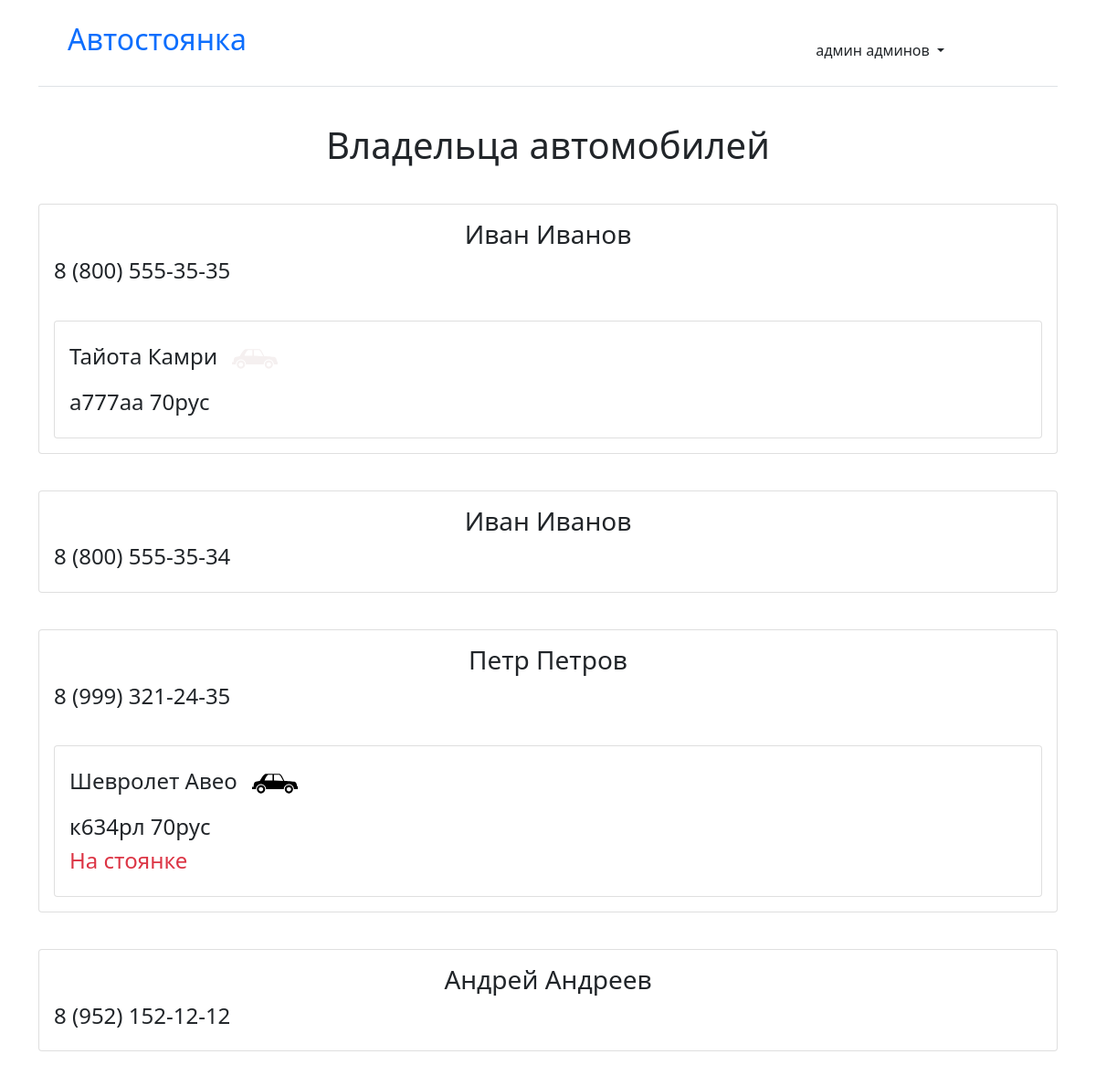
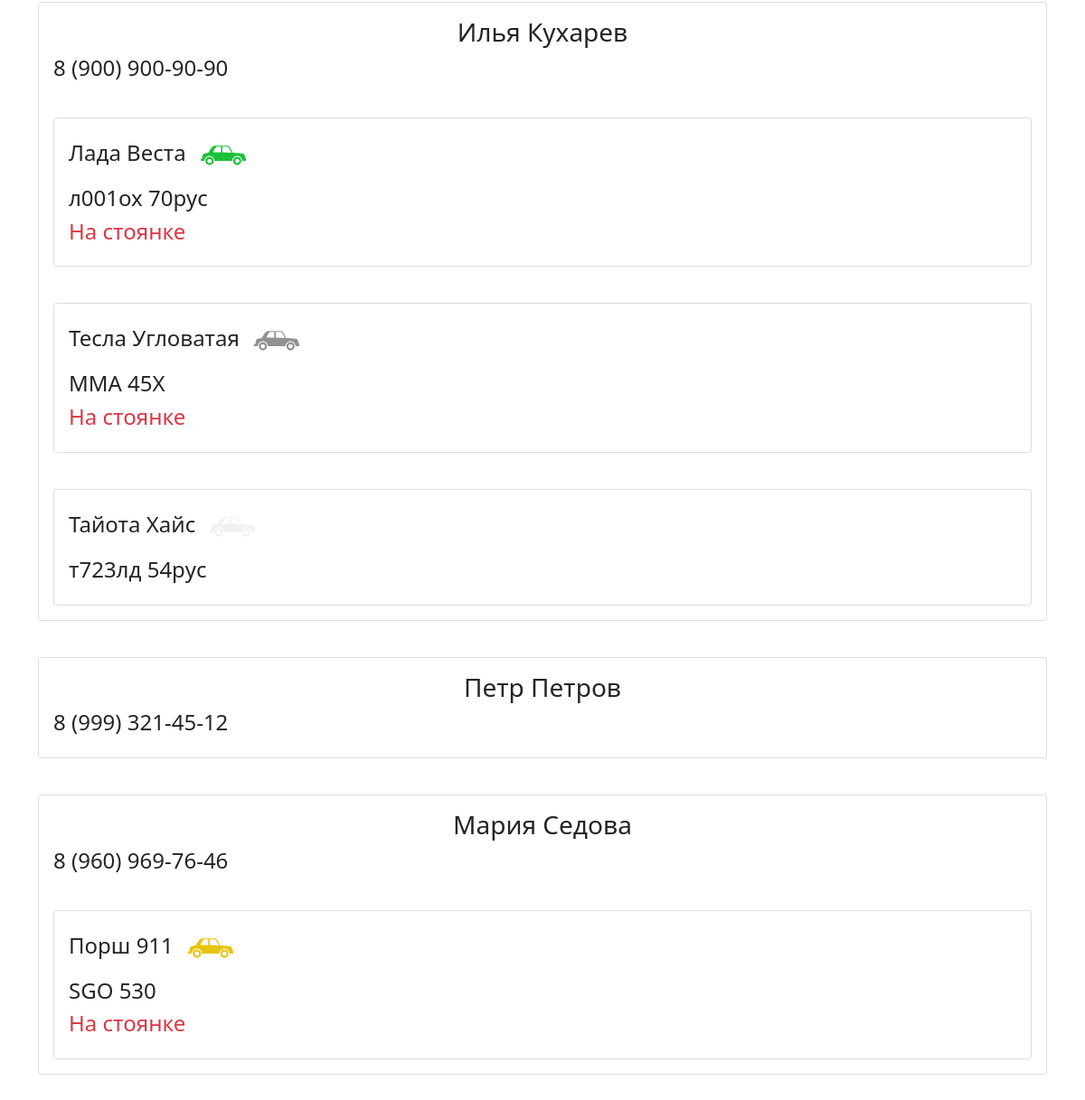
The page /allOwnersAndCars.php (signed in) on the database its author committed (2 pictures, top to bottom).
### tables this page shows
CREATE TABLE `users` (
  `id` int(11) NOT NULL,
  `name` varchar(255) NOT NULL,
  `lastname` varchar(255) NOT NULL,
  `email` varchar(255) NOT NULL,
  `password` varchar(255) NOT NULL,
  `is_admin` tinyint(1) NOT NULL
);

CREATE TABLE `owners` (
  `id` int(11) NOT NULL,
  `name` varchar(255) NOT NULL,
  `lastname` varchar(255) NOT NULL,
  `phone_number` varchar(255) NOT NULL
);

CREATE TABLE `cars` (
  `id` int(11) NOT NULL,
  `brand` varchar(255) NOT NULL,
  `model` varchar(255) NOT NULL,
  `color` varchar(255) NOT NULL,
  `number` varchar(255) NOT NULL,
  `owner` int(11) NOT NULL
);

### php/auth/loginCheck.php (called while the page is built, shortened)
<?php
function checkRole($mysqli): string
{
    if (!empty($_SESSION['email'])) {
        $email = strip_tags($_SESSION['email']);
        $row = mysqli_fetch_assoc(checkResult($mysqli,"SELECT * FROM users WHERE email LIKE '$email'"));
        if ($row['is_admin'] == 1) {
            return 'admin';
        }
    }
    return "guest";
}
function isAdmin($mysqli) {
    if (checkRole($mysqli) === 'admin') {
        return true;
    }
    return false;
}

### php/helpFunctions/dbFunction.php (called while the page is built, shortened)
<?php
function checkResult($database, $query)
{
    $res = mysqli_query($database, $query);
    return $res;
}

### php/auth/getUserInfo.php (called while the page is built, shortened)
<?php
require_once "../php/dbconnect.php";
require_once "../php/helpFunctions/dbFunction.php";
if (!empty($_SESSION['email'])) {
    $email = strip_tags($_SESSION['email']);
    $row = mysqli_fetch_assoc(checkResult($mysqli,  "SELECT * FROM users WHERE email LIKE '$email'"));
    $USER_name = $row['name'];
    $USER_lastname = $row['lastname'];
}

### connect.php (called while the page is built, shortened)
<?php
require_once "php/dbconnect.php";
require_once "php/auth/loginCheck.php";
require_once "php/auth/getUserInfo.php";
require_once "php/helpFunctions/dbFunction.php";
require_once "php/helpFunctions/numberOutput.php";

### php/helpFunctions/numberOutput.php (called while the page is built)
<?php
function numberOutput($field) {
    $field = str_split($field);
    $number = $field['0']." (".$field['1'].$field['2'].$field['3'].") ".$field['4'].$field['5'].
              $field['6']."-".$field['7'].$field['8']."-".$field['9'].$field['10'];
    return $number;
}

### php/staff/allOwnersOutput.php (the view, shortened to what this page needs)
<?php
require_once '../connect.php';
$resOwners = checkResult($mysqli, "SELECT * FROM owners");
while ($row = mysqli_fetch_assoc($resOwners)) {
    $phone_number = numberOutput($phone_number);
    echo "<div style='margin: 40px 0;' class='card'>
        <div class='card-body'>
        <h3 class='text-center'>$name $lastname</h3>
        <h4 class='card-title'>$phone_number</h4>";
    $resCar = checkResult($mysqli, "SELECT * FROM cars WHERE owner = '$id'");
    while ($rowCar = mysqli_fetch_assoc($resCar)) {
        $resOrder = checkResult($mysqli, "SELECT * FROM orders WHERE car = '$id'");
        $carSVG = "<svg version='1.1' id='Capa_1' xmlns='http://www.w3.org/2000/svg' xmlns:xlink='http://www.w3.org/1999/xlink' x='0px' y='0px'
	        width='50px' height='50px' viewBox='0 0 79.536 79.536' style='enable-background:new 0 0 79.536 79.536;'
	        xml:space='preserve'><g>
            <path style='fill:$color;' d='M15.532,56.706c-3.977,0-7.213-3.242-7.213-7.197c0-3.998,3.236-7.224,7.213-7.224
            c3.987,0,7.226,3.226,7.226,7.224C22.758,53.463,19.519,56.706,15.532,56.706z M15.532,45.604c-2.128,0-3.876,1.75-3.876,3.883
            c0,2.129,1.748,3.879,3.876,3.879c2.141,0,3.886-1.75,3.886-3.879C19.418,47.354,17.673,45.604,15.532,45.604z M64.137,56.706
            c-3.987,0-7.219-3.242-7.219-7.197c0-3.998,3.231-7.224,7.219-7.224c3.977,0,7.208,3.226,7.208,7.224
            C71.345,53.463,68.113,56.706,64.137,56.706z M64.137,45.604c-2.144,0-3.895,1.75-3.895,3.883c0,2.129,1.751,3.879,3.895,3.879
            c2.139,0,3.884-1.75,3.884-3.879C68.021,47.354,66.275,45.604,64.137,45.604z M78.138,44.091c0-7.011-4.365-7.842-4.365-7.842
            c-6.426-0.912-17.496-1.38-17.496-1.38c-1.016-1.766-5.707-12.039-8.44-12.039c-0.911,0-20.508,0-23.975,0
            c-3.472,0-9.167,10.024-10.413,12.285c0,0-4.36,0.758-6.416,1.219c-1.142,0.265-4.301,0.324-4.301,9.155H0v3.997h6.654
            c0-4.908,3.982-8.885,8.878-8.885c4.914,0,8.886,3.977,8.886,8.885h30.827c0-4.908,3.967-8.885,8.892-8.885
            c4.898,0,8.875,3.977,8.875,8.885h6.524v-5.396H78.138z M35.589,34.191H21.751c1.872-5.831,5.339-9.994,6.801-9.994
            c1.841,0,7.037,0,7.037,0V34.191z M38.168,34.191v-9.994c0,0,7.141,0,8.974,0c1.854,0,5.893,8.461,7.032,10.625L38.168,34.191z'/>
            </g></svg>";
        if ($resOrder->{'num_rows'} == 0) {
            echo "<div style='margin-top: 40px;' class='card'>
        <div class='card-body'>
            <h4 class='card-title'>$brand $model <span style='margin-left: 10px;'>$carSVG</span></h4>
            <h4 class='card-title'>$number</h4>
            </div></div>";
        } else {
            echo "<div style='margin-top: 40px;' class='card'>
        <div class='card-body'>
            <h4 class='card-title'>$brand $model <span style='margin-left: 10px;'>$carSVG</span></h4>
            <h4 class='card-title'>$number</h4>
            <h4 class='card-title text-danger'>На стоянке</h4>
            </div></div>";
        }
    }
    echo "</div></div>";
}

### html/main.php (shortened to what this page needs)
<?php require_once '../connect.php'; ?>
<!DOCTYPE html>
<html lang="ru">
<head>
    <link href="https://cdn.jsdelivr.net/npm/bootstrap@5.1.3/dist/css/bootstrap.min.css" rel="stylesheet"
>
    <link rel="stylesheet" href="http://code.jquery.com/ui/1.12.1/themes/base/jquery-ui.css">
</head>
<body>
<div class="container" style="margin-bottom: 50px;">
    <div class="d-flex flex-md-row p-3 px-md-4 mb-3 bg-white border-bottom box-shadow justify-content-md-between align-items-center">
        <h2 class="mr-md-auto p-2">
            <a class="text-decoration-none" href="http://localhost/pirvp7/pirvp7.3/html/index.php">Автостоянка</a>
        </h2>
        <?php if (checkRole($mysqli) === 'guest'): ?>
            <a  class="btn btn-lg btn-primary" href="login.php">Вход</a>
        <?php elseif (isAdmin($mysqli)): ?>
            <div class="dropdown text-end">
                <a style="margin-top: 15px; margin-right: 100px;" href="#"
                   class="d-block link-dark text-decoration-none dropdown-toggle"
                   id="dropdownUser1" data-bs-toggle="dropdown" aria-expanded="false">
                    <?php echo "$USER_name $USER_lastname"; ?>
                </a>
            </div>
        <?php endif; ?>
    </div>

### rows shown on the page
users: name "админ", lastname "админов"
owners: name "Иван", lastname "Иванов", phone_number "8 (800) 555-35-35"
cars: model "Камри", number "а777аа 70рус"
owners: name "Иван", lastname "Иванов", phone_number "8 (800) 555-35-34"
owners: name "Петр", lastname "Петров", phone_number "8 (999) 321-24-35"
cars: brand "Шевролет", model "Авео", number "к634рл 70рус"
owners: name "Андрей", lastname "Андреев", phone_number.is_admin "8 (952) 152-12-12"
owners: name "Илья", lastname "Кухарев", phone_number "8 (900) 900-90-90"
cars: brand "Лада", model "Веста", number "л001ох 70рус"
cars: brand "Тесла", model "Угловатая", number "MMA 45X"
cars: model "Хайс", number "т723лд 54рус"
owners: name "Петр", lastname "Петров", phone_number "8 (999) 321-45-12"
owners: name "Мария", lastname "Седова", phone_number "8 (960) 969-76-46"
cars: brand "Порш", model "911", number "SGO 530"
